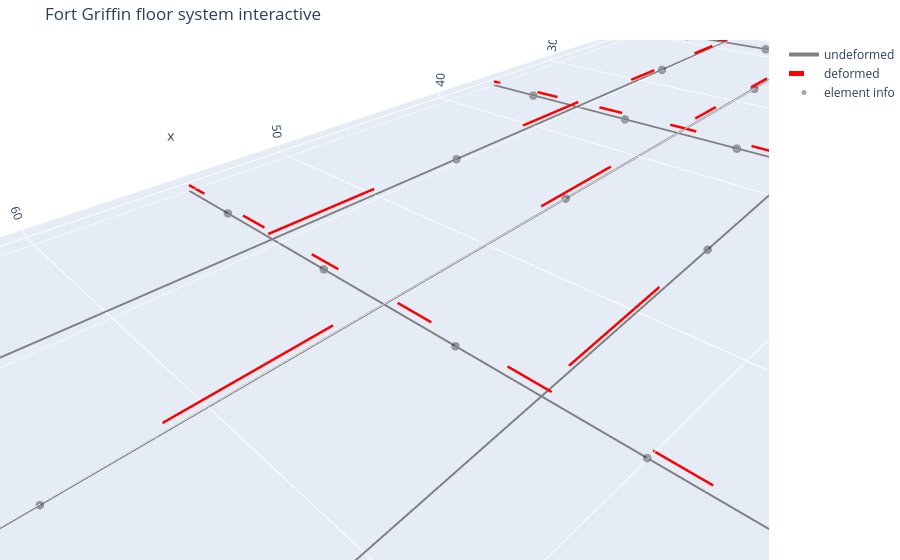

The notebook cell saved with this chart:
### Code cell
model_path = "inputs/final_bridge/fort_griffin_main_span.json"
_, clean_model, data, summary = preprocess_model(model_path)
package = solve_complete_model(clean_model, data)

fig = plot_structure_plotly(
    clean_model,
    data,
    U=package["results"]["U"],
    scale=3000,
    selector="floor_system",
    show_undeformed=True,
    show_deformed=True,
    show_nodes=False,
    show_node_labels=False,
    show_element_hover=True,
    title="Fort Griffin floor system interactive",
    save_html="outputs/final_bridge/fort_griffin_floor_system_interactive.html",
)
fig.show()

### Figure 1 — Plotly figure (JSON) as saved in the notebook; plotly's stock layout.template omitted (floating-point values rounded to 4 significant figures)
{"data": [{"hoverinfo": "skip", "line": {"color": "gray", "dash": "solid", "width": 4}, "mode": "lines", "name": "undeformed", "type": "scatter3d", "x": [18.18, 18.18, null, 18.18, 18.18, null, 18.18, 18.18, null, 18.18, 18.18, null, 36.35, 36.35, null, 36.35, 36.35, null, 36.35, 36.35, null, 36.35, 36.35, null, 54.53, 54.53, null, 54.53, 54.53, null, 54.53, 54.53, null, 54.53, 54.53, null, 72.7, 72.7, null, 72.7, 72.7, null, 72.7, 72.7, null, 72.7, 72.7, null, 90.88, 90.88, null, 90.88, 90.88, null, 90.88, 90.88, null, 90.88, 90.88, null, 18.18, 36.35, null, 36.35, 54.53, null, 54.53, 72.7, null, 72.7, 90.88, null, 18.18, 36.35, null, 36.35, 54.53, null, 54.53, 72.7, null, 72.7, 90.88, null, 18.18, 36.35, null, 36.35, 54.53, null, 54.53, 72.7, null, 72.7, 90.88, null], "y": [0, 5, null, 5, 10, null, 10, 15, null, 15, 20, null, 0, 5, null, 5, 10, null, 10, 15, null, 15, 20, null, 0, 5, null, 5, 10, null, 10, 15, null, 15, 20, null, 0, 5, null, 5, 10, null, 10, 15, null, 15, 20, null, 0, 5, null, 5, 10, null, 10, 15, null, 15, 20, null, 5, 5, null, 5, 5, null, 5, 5, null, 5, 5, null, 10, 10, null, 10, 10, null, 10, 10, null, 10, 10, null, 15, 15, null, 15, 15, null, 15, 15, null, 15, 15, null], "z": [0, 0, null, 0, 0, null, 0, 0, null, 0, 0, null, 0, 0, null, 0, 0, null, 0, 0, null, 0, 0, null, 0, 0, null, 0, 0, null, 0, 0, null, 0, 0, null, 0, 0, null, 0, 0, null, 0, 0, null, 0, 0, null, 0, 0, null, 0, 0, null, 0, 0, null, 0, 0, null, 0, 0, null, 0, 0, null, 0, 0, null, 0, 0, null, 0, 0, null, 0, 0, null, 0, 0, null, 0, 0, null, 0, 0, null, 0, 0, null, 0, 0, null, 0, 0, null]}, {"hoverinfo": "skip", "line": {"color": "red", "dash": "dash", "width": 5}, "mode": "lines", "name": "deformed", "type": "scatter3d", "x": [18.17, 18.15, null, 18.15, 18.14, null, 18.14, 18.15, null, 18.15, 18.17, null, 36.33, 36.32, null, 36.32, 36.31, null, 36.31, 36.32, null, 36.32, 36.33, null, 54.49, 54.49, null, 54.49, 54.49, null, 54.49, 54.49, null, 54.49, 54.49, null, 72.65, 72.66, null, 72.66, 72.66, null, 72.66, 72.66, null, 72.66, 72.65, null, 90.81, 90.83, null, 90.83, 90.84, null, 90.84, 90.83, null, 90.83, 90.81, null, 18.15, 36.32, null, 36.32, 54.49, null, 54.49, 72.66, null, 72.66, 90.83, null, 18.14, 36.31, null, 36.31, 54.49, null, 54.49, 72.66, null, 72.66, 90.84, null, 18.15, 36.32, null, 36.32, 54.49, null, 54.49, 72.66, null, 72.66, 90.83, null], "y": [0, 5.0, null, 5.0, 10, null, 10, 15.0, null, 15.0, 20, null, 0, 5.0, null, 5.0, 10, null, 10, 15.0, null, 15.0, 20, null, 0, 5.0, null, 5.0, 10, null, 10, 15.0, null, 15.0, 20, null, 0, 5.0, null, 5.0, 10, null, 10, 15.0, null, 15.0, 20, null, 0, 5.0, null, 5.0, 10, null, 10, 15.0, null, 15.0, 20, null, 5.0, 5.0, null, 5.0, 5.0, null, 5.0, 5.0, null, 5.0, 5.0, null, 10, 10, null, 10, 10, null, 10, 10, null, 10, 10, null, 15.0, 15.0, null, 15.0, 15.0, null, 15.0, 15.0, null, 15.0, 15.0, null], "z": [0.1072, 0.1211, null, 0.1211, 0.135, null, 0.135, 0.1211, null, 0.1211, 0.1072, null, 0.1838, 0.2216, null, 0.2216, 0.2595, null, 0.2595, 0.2216, null, 0.2216, 0.1838, null, 0.2079, 0.2403, null, 0.2403, 0.2728, null, 0.2728, 0.2403, null, 0.2403, 0.2079, null, 0.1838, 0.2216, null, 0.2216, 0.2595, null, 0.2595, 0.2216, null, 0.2216, 0.1838, null, 0.1072, 0.1211, null, 0.1211, 0.135, null, 0.135, 0.1211, null, 0.1211, 0.1072, null, 0.1211, 0.2216, null, 0.2216, 0.2403, null, 0.2403, 0.2216, null, 0.2216, 0.1211, null, 0.135, 0.2595, null, 0.2595, 0.2728, null, 0.2728, 0.2595, null, 0.2595, 0.135, null, 0.1211, 0.2216, null, 0.2216, 0.2403, null, 0.2403, 0.2216, null, 0.2216, 0.1211, null]}, {"hovertemplate": "%{text}<extra></extra>", "marker": {"color": "black", "opacity": 0.35, "size": 5}, "mode": "markers", "name": "element info", "text": ["Element 301<br>type = 3D_frame<br>nodes = 2 to 25<br>section = floor_beam", "Element 302<br>type = 3D_frame<br>nodes = 25 to 26<br>section = floor_beam", "Element 303<br>type = 3D_frame<br>nodes = 26 to 27<br>section = floor_beam", "Element 304<br>type = 3D_frame<br>nodes = 27 to 14<br>section = floor_beam", "Element 305<br>type = 3D_frame<br>nodes = 3 to 28<br>section = floor_beam", "Element 306<br>type = 3D_frame<br>nodes = 28 to 29<br>section = floor_beam", "Element 307<br>type = 3D_frame<br>nodes = 29 to 30<br>section = floor_beam", "Element 308<br>type = 3D_frame<br>nodes = 30 to 15<br>section = floor_beam", "Element 309<br>type = 3D_frame<br>nodes = 4 to 31<br>section = floor_beam", "Element 310<br>type = 3D_frame<br>nodes = 31 to 32<br>section = floor_beam", "Element 311<br>type = 3D_frame<br>nodes = 32 to 33<br>section = floor_beam", "Element 312<br>type = 3D_frame<br>nodes = 33 to 16<br>section = floor_beam", "Element 313<br>type = 3D_frame<br>nodes = 5 to 34<br>section = floor_beam", "Element 314<br>type = 3D_frame<br>nodes = 34 to 35<br>section = floor_beam", "Element 315<br>type = 3D_frame<br>nodes = 35 to 36<br>section = floor_beam", "Element 316<br>type = 3D_frame<br>nodes = 36 to 17<br>section = floor_beam", "Element 317<br>type = 3D_frame<br>nodes = 6 to 37<br>section = floor_beam", "Element 318<br>type = 3D_frame<br>nodes = 37 to 38<br>section = floor_beam", "Element 319<br>type = 3D_frame<br>nodes = 38 to 39<br>section = floor_beam", "Element 320<br>type = 3D_frame<br>nodes = 39 to 18<br>section = floor_beam", "Element 401<br>type = 3D_frame<br>nodes = 25 to 28<br>section = stringer_light", "Element 402<br>type = 3D_frame<br>nodes = 28 to 31<br>section = stringer_light", "Element 403<br>type = 3D_frame<br>nodes = 31 to 34<br>section = stringer_light", "Element 404<br>type = 3D_frame<br>nodes = 34 to 37<br>section = stringer_light", "Element 405<br>type = 3D_frame<br>nodes = 26 to 29<br>section = stringer_heavy", "Element 406<br>type = 3D_frame<br>nodes = 29 to 32<br>section = stringer_heavy", "Element 407<br>type = 3D_frame<br>nodes = 32 to 35<br>section = stringer_heavy", "Element 408<br>type = 3D_frame<br>nodes = 35 to 38<br>section = stringer_heavy", "Element 409<br>type = 3D_frame<br>nodes = 27 to 30<br>section = stringer_light", "Element 410<br>type = 3D_frame<br>nodes = 30 to 33<br>section = stringer_light", "Element 411<br>type = 3D_frame<br>nodes = 33 to 36<br>section = stringer_light", "Element 412<br>type = 3D_frame<br>nodes = 36 to 39<br>section = stringer_light"], "type": "scatter3d", "x": [18.18, 18.18, 18.18, 18.18, 36.35, 36.35, 36.35, 36.35, 54.53, 54.53, 54.53, 54.53, 72.7, 72.7, 72.7, 72.7, 90.88, 90.88, 90.88, 90.88, 27.26, 45.44, 63.62, 81.79, 27.26, 45.44, 63.62, 81.79, 27.26, 45.44, 63.62, 81.79], "y": [2.5, 7.5, 12.5, 17.5, 2.5, 7.5, 12.5, 17.5, 2.5, 7.5, 12.5, 17.5, 2.5, 7.5, 12.5, 17.5, 2.5, 7.5, 12.5, 17.5, 5, 5, 5, 5, 10, 10, 10, 10, 15, 15, 15, 15], "z": [0, 0, 0, 0, 0, 0, 0, 0, 0, 0, 0, 0, 0, 0, 0, 0, 0, 0, 0, 0, 0, 0, 0, 0, 0, 0, 0, 0, 0, 0, 0, 0]}], "layout": {"margin": {"b": 0, "l": 0, "r": 0, "t": 40}, "scene": {"aspectmode": "data", "xaxis": {"title": {"text": "x"}}, "yaxis": {"title": {"text": "y"}}, "zaxis": {"title": {"text": "z"}}}, "showlegend": true, "title": {"text": "Fort Griffin floor system interactive"}}}
